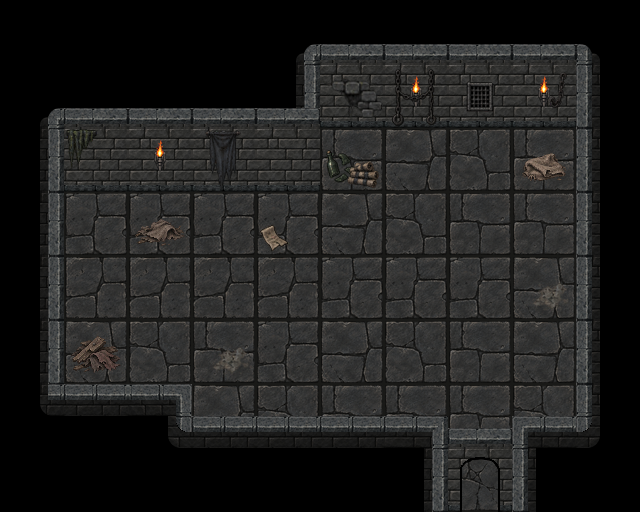

Rendered tile map (Tiled .tmx) drawn with the repository's tilesets; below, a short description and the full map source, tile grids included:
An orthogonal 10x8 tile map with 64x64 px tiles, 9 tile layers (Ground, WallsFront_01, WallsBack_02, WallsBack_01, ...), 5 tilesets and 9 objects (blacksmith, exit_south).

<map version="1.10" tiledversion="1.12.2" orientation="orthogonal" renderorder="right-down" width="10" height="8" tilewidth="64" tileheight="64" infinite="0" nextlayerid="16" nextobjectid="10">
 <properties>
  <property name="enemy_spawn_mode" type="bool" value="false" />
 </properties>
 <tileset firstgid="1" source="../act3_floor_64.tsx" />
 <tileset firstgid="9" source="../my_tiles_textured.tsx" />
 <tileset firstgid="182" source="../items.tsx" />
 <tileset firstgid="350" source="../torches/torches.tsx" />
 <tileset firstgid="354" source="../EnvironmentObjects/lantern_warden_room_props/lantern_warden_room_props.tsx" />
 <layer id="1" name="Ground" width="10" height="8">
  <data encoding="csv">
0,0,0,0,0,0,0,0,0,0,
0,0,0,0,0,1,2,3,4,0,
0,1,1,2,3,4,2,3,4,0,
0,1,1,1,1,2,3,4,4,0,
0,5,5,5,5,1,1,1,2,0,
0,2,3,4,1,2,3,4,2,0,
0,0,0,2,3,4,4,4,3,0,
0,0,0,0,0,0,0,8,0,0
</data>
 </layer>
 <layer id="2" name="WallsFront_01" width="10" height="8">
  <data encoding="csv">
0,0,0,0,9,10,10,10,10,11,
0,0,0,0,0,19,19,19,19,20,
0,19,19,19,19,0,0,0,0,20,
0,0,0,0,0,0,0,0,0,20,
0,0,0,0,0,0,0,0,0,20,
0,0,0,0,0,0,0,0,0,20,
0,95,2147483685,39,39,39,98,10,97,55,
0,0,0,0,0,0,18,79,20,0
</data>
 </layer>
 <layer id="5" name="WallsBack_02" width="10" height="8">
  <data encoding="csv">
0,0,0,0,0,0,0,0,0,0,
0,0,0,0,18,0,0,0,0,0,
0,0,0,0,0,0,0,0,0,0,
0,0,0,0,0,0,0,0,0,0,
0,0,0,0,0,0,0,0,0,0,
0,0,0,0,0,0,0,0,0,0,
0,0,0,0,0,0,0,0,0,0,
0,0,0,0,0,0,0,0,0,0
</data>
 </layer>
 <layer id="3" name="WallsBack_01" width="10" height="8">
  <data encoding="csv">
0,0,0,0,0,0,0,0,0,0,
9,10,10,10,10,0,0,0,0,0,
18,0,0,0,0,0,0,0,0,0,
18,0,0,0,0,0,0,0,0,0,
18,0,0,0,0,0,0,0,0,0,
18,0,0,0,0,0,0,0,0,0,
43,0,0,0,0,0,0,0,0,0,
0,0,0,0,0,0,0,0,0,0
</data>
 </layer>
 <layer id="12" name="Torches" width="10" height="8">
  <data encoding="csv">
0,0,0,0,0,0,0,0,0,0,
0,0,0,0,0,0,353,0,353,0,
0,0,353,0,0,0,0,0,0,0,
0,0,0,0,0,0,0,0,0,0,
0,0,0,0,0,0,0,0,0,0,
0,0,0,0,0,0,0,0,0,0,
0,0,0,0,0,0,0,0,0,0,
0,0,0,0,0,0,0,0,0,0
</data>
 </layer>
 <layer id="14" name="GroundDetails_01" width="10" height="8">
  <data encoding="csv">
0,0,0,0,0,0,0,0,0,0,
0,0,0,0,0,0,0,0,0,0,
0,0,0,0,0,197,0,0,358,0,
0,0,354,0,0,0,0,0,0,0,
0,0,0,0,0,0,0,0,280,0,
0,360,0,280,0,0,0,0,0,0,
0,0,0,0,0,0,0,0,0,0,
0,0,0,0,0,0,0,0,0,0
</data>
 </layer>
 <layer id="15" name="GroundDetails_02" width="10" height="8">
  <data encoding="csv">
0,0,0,0,0,0,0,0,0,0,
0,0,0,0,0,0,0,0,0,0,
0,0,0,0,0,262,0,0,0,0,
0,0,0,0,229,0,0,0,0,0,
0,0,0,0,0,0,0,0,0,0,
0,0,0,0,0,0,0,0,0,0,
0,0,0,0,0,0,0,0,0,0,
0,0,0,0,0,0,0,0,0,0
</data>
 </layer>
 <layer id="13" name="DecorBack_02" width="10" height="8">
  <data encoding="csv">
0,0,0,0,0,0,0,0,0,0,
0,0,0,0,0,294,0,0,0,0,
0,245,0,261,0,0,0,0,0,0,
0,0,0,0,0,0,0,0,0,0,
0,0,0,0,0,0,0,0,0,0,
0,0,0,0,0,0,0,0,0,0,
0,0,0,0,0,0,0,0,0,0,
0,0,0,0,0,0,0,0,0,0
</data>
 </layer>
 <layer id="11" name="DecorBack_01" width="10" height="8">
  <data encoding="csv">
0,0,0,0,0,0,0,0,0,0,
0,0,0,0,0,0,188,194,269,0,
0,0,0,0,0,0,0,0,0,0,
0,0,0,0,0,0,0,0,0,0,
0,0,0,0,0,0,0,0,0,0,
0,0,0,0,0,0,0,0,0,0,
0,0,0,0,0,0,0,0,0,0,
0,0,0,0,0,0,0,0,0,0
</data>
 </layer>
 <objectgroup id="6" name="Blocked">
  <object id="2" x="20.6667" y="82.6667" width="598.667" height="30.6667" />
  <object id="3" x="24" y="141.333" width="266.667" height="32.6667" />
  <object id="4" x="20.6667" y="196.667" width="19.3333" height="308.667" />
  <object id="5" x="99.3333" y="406.667" width="69.3333" height="25.3333" />
  <object id="6" x="96.6667" y="461.333" width="324.667" height="26.6667" />
  <object id="7" x="544.667" y="477.333" width="78" height="20" />
  <object id="8" x="595.333" y="144" width="27.3333" height="281.333" />
 </objectgroup>
 <objectgroup id="7" name="Barriers" />
 <objectgroup id="8" name="Entities" />
 <objectgroup id="10" name="NPCs">
  <object id="1" name="blacksmith" x="416" y="171.333">
   <point />
  </object>
 </objectgroup>
 <objectgroup id="9" name="Connectors">
  <object id="9" name="exit_south" x="480" y="497.333">
   <point />
  </object>
 </objectgroup>
</map>
